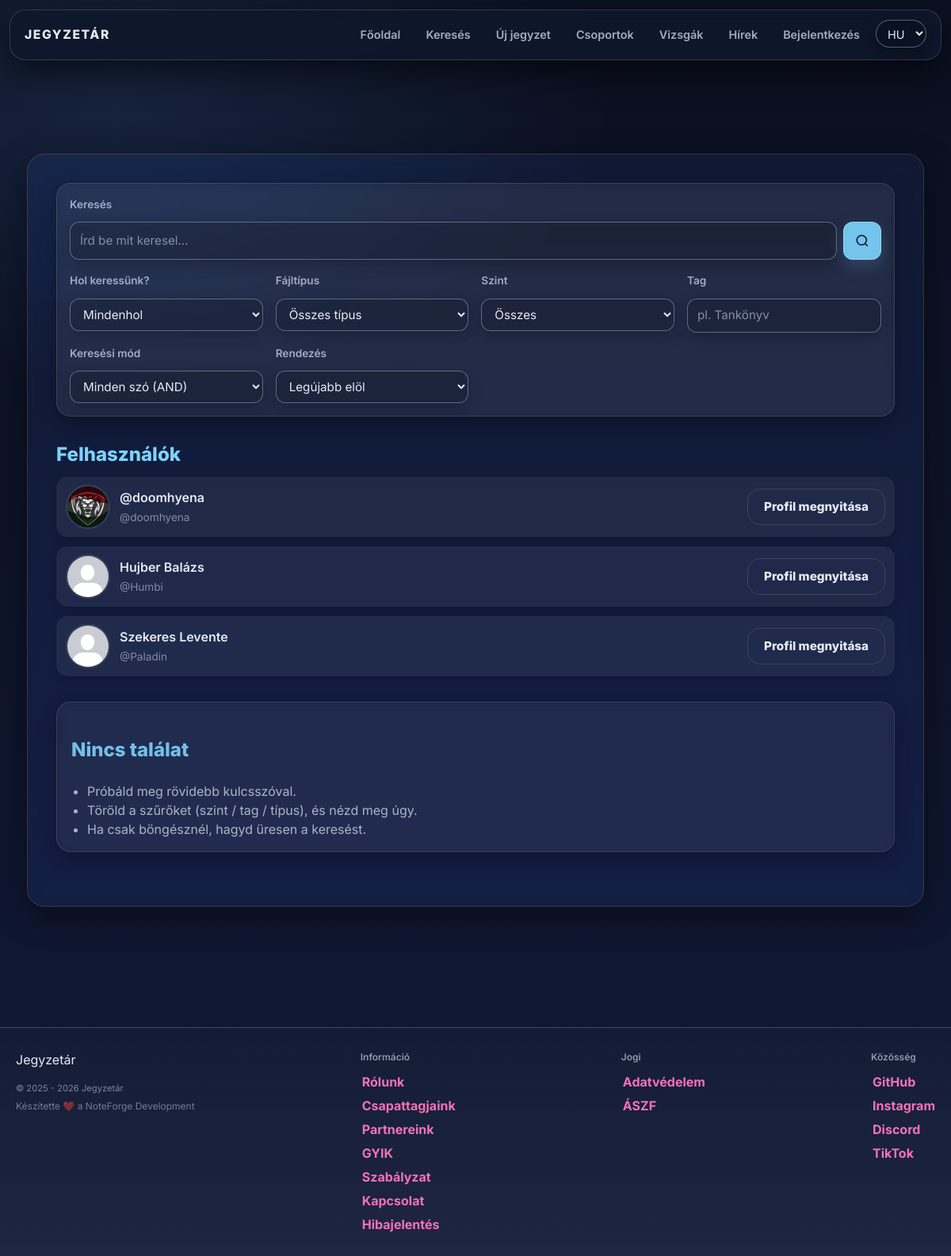
Screenshot of /search.php with the database file from the repository.
### tables this page shows
CREATE TABLE `users` (
  `id` int(11) NOT NULL,
  `lastname` varchar(100) DEFAULT NULL,
  `firstname` varchar(100) DEFAULT NULL,
  `username` varchar(50) NOT NULL,
  `birthdate` date DEFAULT NULL,
  `gender` varchar(10) DEFAULT NULL,
  `email` varchar(50) NOT NULL,
  `profile_picture` varchar(255) DEFAULT NULL,
  `password` varchar(255) NOT NULL,
  `security_question` varchar(255) NOT NULL,
  `security_answer` varchar(255) NOT NULL,
  `admin` tinyint(1) NOT NULL,
  `teacher` tinyint(1) NOT NULL,
  `registration_date` datetime DEFAULT NULL,
  `language` varchar(5) NOT NULL DEFAULT 'hu',
  `oauth_provider` varchar(20) DEFAULT NULL,
  `oauth_sub` varchar(191) DEFAULT NULL,
  `email_verified` tinyint(1) NOT NULL DEFAULT 0,
  `bio` text DEFAULT NULL,
  `profile_theme` varchar(32) NOT NULL DEFAULT 'default',
  `twofa_enabled` tinyint(1) NOT NULL DEFAULT 0,
  `used_reg_code` varchar(64) DEFAULT NULL,
  `used_reg_code_at` datetime DEFAULT NULL,
  `show_fullname` tinyint(1) NOT NULL DEFAULT 1,
  `show_email` tinyint(1) NOT NULL DEFAULT 0,
  `show_birthdate` tinyint(1) NOT NULL DEFAULT 0
);

### search.php (the view, shortened to what the rows shown need)
<?php
    require_once "assets/php/db.php";
    require_once "assets/php/functions.php";
    $scope = strtolower($_GET['scope'] ?? 'all');
    $userResult = null;
    if ($scope !== 'files') {
        $where = '';
        $types = '';
        $params = [];
        $order = 'ORDER BY u.username ASC';
        $sqlUsers = "SELECT u.id, u.username, u.firstname, u.lastname, u.profile_picture, COALESCE(u.show_fullname, 1) AS show_fullname FROM users u $where $order LIMIT 50";
        $userResult = db_query($conn, $sqlUsers, $types, $params);
    }
    require "assets/php/lang.php";
?>
<!DOCTYPE html>
<html lang="<?= htmlspecialchars($lang) ?>">
<head>
    <link rel="stylesheet" href="assets/css/styles.css">
    <script src="https://cdn.jsdelivr.net/npm/@tailwindcss/browser@4"></script>
</head>
<body>
<div class="content-wrapper w-full">
    <div class="main w-full max-w-6xl mx-auto px-4 md:px-6 lg:px-8 py-6">
        <?php if ($userResult && $userResult->num_rows > 0): ?>
            <div class="list-compact flex flex-col gap-3 mb-6">
                <?php while ($u = $userResult->fetch_assoc()):
                    $usernameRaw = $u['username'];
                    $username = htmlspecialchars($usernameRaw);
                    $fullname = htmlspecialchars(trim(($u['lastname'] ?? '').' '.($u['firstname'] ?? '')));
                    $pfp = "assets/img/default_profile_picture.jpg";
                    if (!empty($u['profile_picture'])) {
                        $fs = __DIR__ . "/users/$usernameRaw/{$u['profile_picture']}";
                        if (file_exists($fs)) {
                            $pfp = "users/$usernameRaw/{$u['profile_picture']}";
                        }
                    }
                ?>
                    <article class="mini-card flex items-center gap-3 p-3 rounded-lg bg-white/5 border border-white/10">
                        <img src="<?= htmlspecialchars($pfp) ?>" alt="" class="w-12 h-12 md:w-14 md:h-14 rounded-full object-cover border-2 border-white/10 flex-shrink-0">
                        <div class="mini-main flex-1 min-w-0">
                            <?php
                        $displayName = (
                            (int)($u['show_fullname'] ?? 1) === 1
                            && $fullname !== ''
                        ) ? $fullname : '@' . $username;
                    ?>
                    <h4 class="mini-title text-base md:text-lg font-semibold truncate"><?= $displayName ?></h4>
                            <p class="mini-meta text-sm md:text-base opacity-75 truncate">@<?= $username ?></p>
                        </div>
                        <a href="profile.php?username=<?= urlencode($usernameRaw) ?>"
                           class="btn-ghost text-sm md:text-base flex-shrink-0"
                           title="<?= htmlspecialchars(t('open_profile')) ?>">
                            <?= htmlspecialchars(t('open_profile')) ?>
                        </a>
                    </article>
                <?php endwhile; ?>
            </div>
        <?php endif; ?>
    </div>
</div>
</body>
</html>

### rows the page displays
users: username+profile_picture (picture), displayName "@doomhyena", username "doomhyena"
users: displayName "Hujber Balázs", username "Humbi"
users: displayName "Szekeres Levente", username "Paladin"

### other values shown
t('nav_home') "Főoldal"
t('nav_search') "Keresés"
t('nav_upload') "Új jegyzet"
t('nav_groups') "Csoportok"
t('nav_exams') "Vizsgák"
t('nav_news') "Hírek"
t('nav_login') "Bejelentkezés"
t('search_input_label') "Keresés"
t('label_scope') "Hol keressünk?"
t('label_type') "Fájltípus"
t('search_level_label') "Szint"
t('search_tag_label') "Tag"
t('search_mode_label') "Keresési mód"
t('label_sort') "Rendezés"
t('result_users') "Felhasználók"
